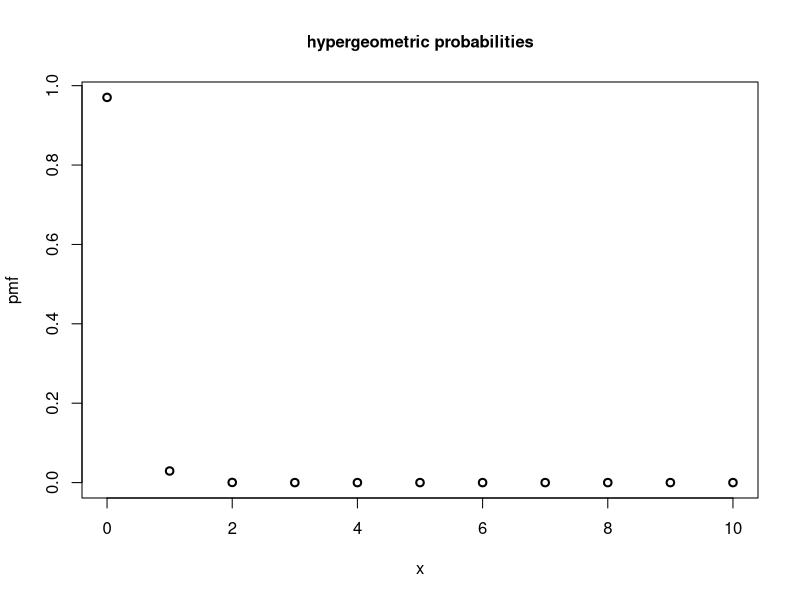

Recreate this plot in R.
# R语言计算组合数
# 10个里面选6个
choose(10, 6)
#计算超几何分布（The Hypergeometric Distribution）
##dhyper(x, m, n, k, log=FALSE)  例：假设总共有10000条代码，其中有30条代码是可优化的，9970条代码是不可优化的，现在从所有的10000条代码里选择10条，求其中有0条可优化的代码的概率
prob=dhyper(0, 30, 9970, 10)
#画图表示x=0,1,2，...,10时的概率分布情况
x=(0:10)
y=dhyper(x, 30, 9970, 10)
plot(x, y, ylab="pmf", main="hypergeometric probabilities", lwd=2, cex.main=1)#xlab和ylab表示坐标轴名称，main为标题名称，lwd为描点宽度，cex.main为标题字体大小...
